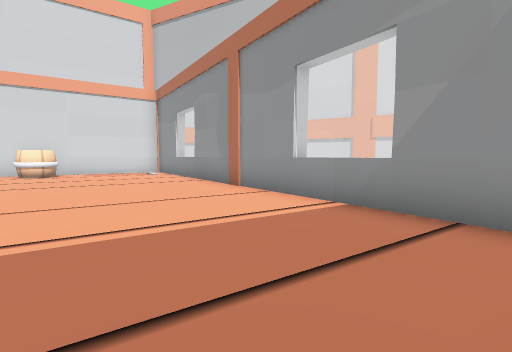
View 1 (above)

14 first-person views from a walk through a Unity game level. The camera is 1.5 m above the floor, tilts 4° down and sees 85° across. The floor is counted in squares, 2 m on a side. Each view is taken from the middle of a square. On the plan, view 1 faces up. The plan holds only what a view shows up to about 10 squares ahead; the rest is blank. The place goes on beyond the plan. The player is left out. Some animated figures are not drawn.

View 2
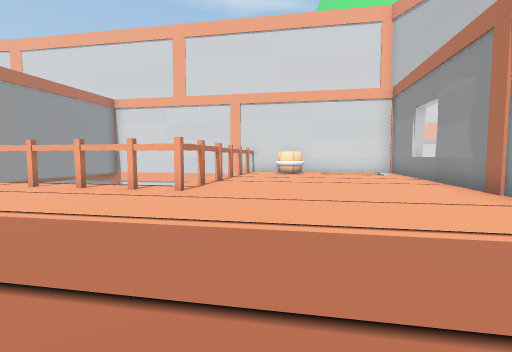

View 3
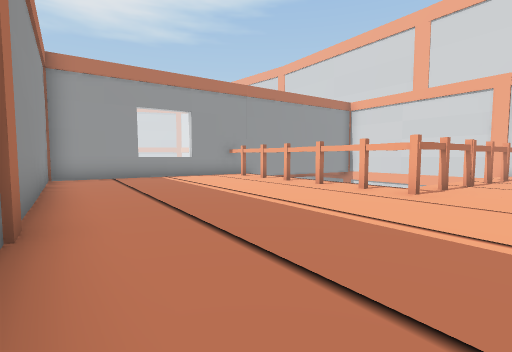

View 4
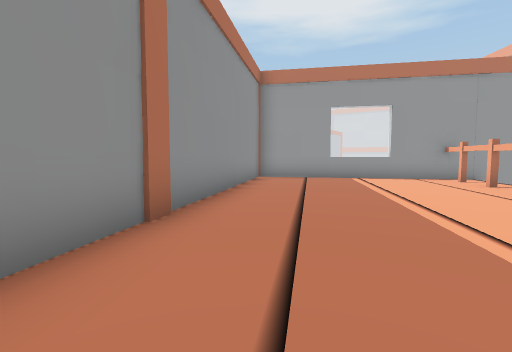

View 5
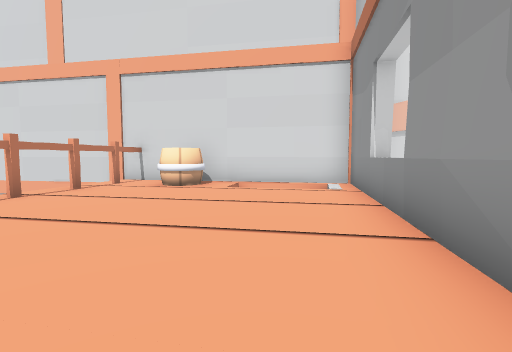

View 6
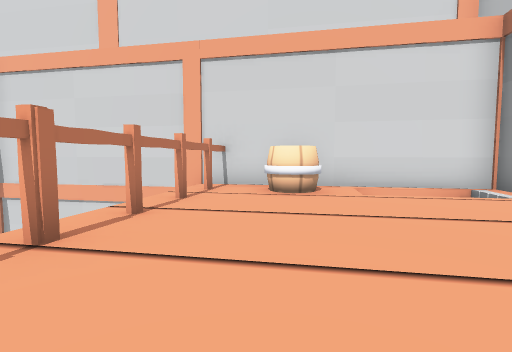

View 7
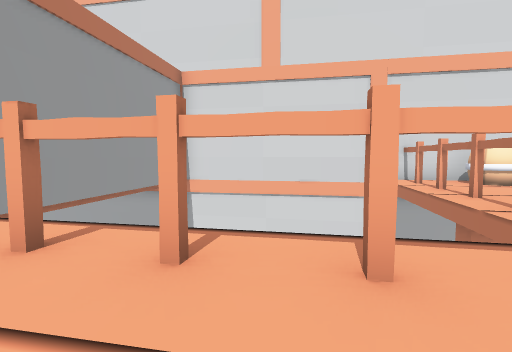

View 8
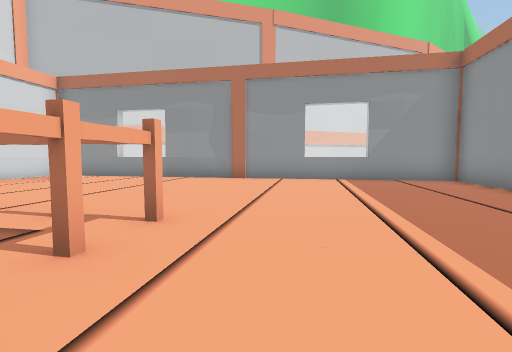

View 9
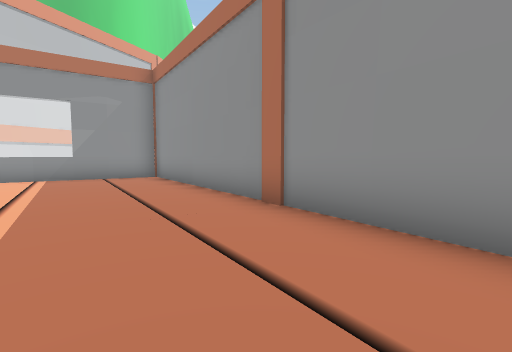

View 10
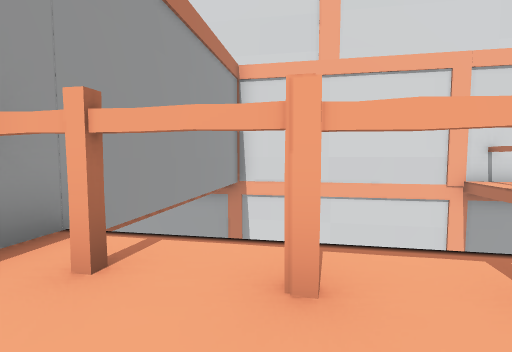

View 11
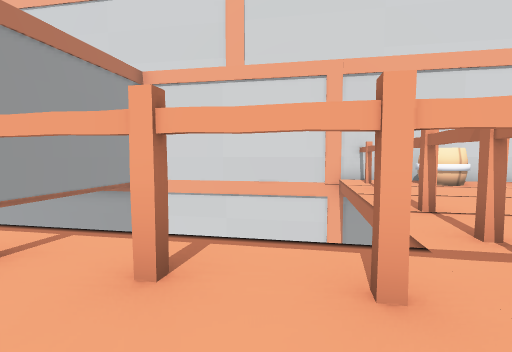

View 12
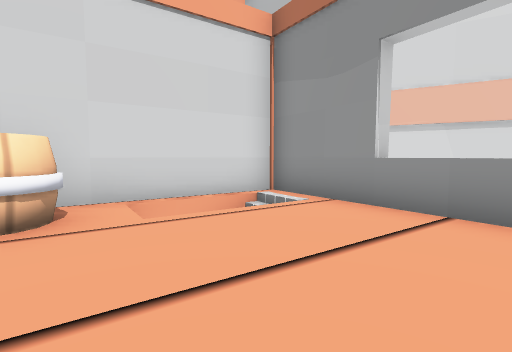

View 13
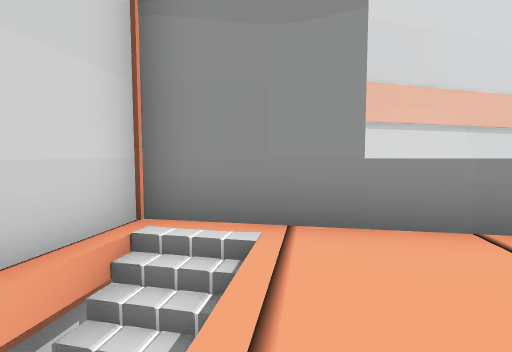

View 14
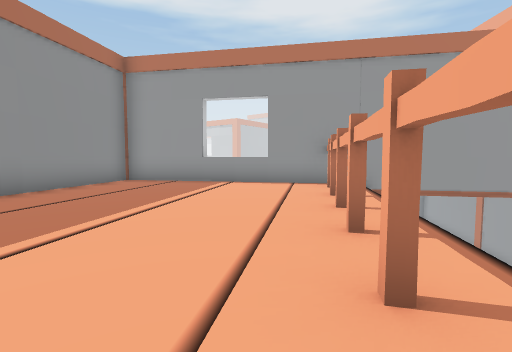

### Floor plan
Key: @ floor where view 1 was taken; # wall or solid block; . floor; = window, fence, low wall or low ledge; v drop or lower ground; B barrel; O other object.
Columns run from 14 left of view 1 to 5 right of it. Each row starts with its distance up from view 1.
 14           #
 13         ######
 12        ##=## v##
 11      ##  ..=v  v#v
 10    ###BB....=    v#v
  9  ###v#......##
  8 ##v v........#
  7 #v   v........#
  6      vv........
  5       v#.......
  4        vO.......=
  3 v     v.#........#
  2 #   vv#..........#
  1 #v vv#..........##
  0 ##v.#.........@#v
 -1   O..........##
 -2   #.........#v
 -3    =......##
 -4    #=....##
 -5     ##..#
 -6      ###

Where each view was taken, in squares from view 1:
view 1: 0 up, 0 right, facing up
view 2: 0 up, 0 right, facing up-left
view 3: 0 up, 0 right, facing left
view 4: 1 up, 1 left, facing down-left
view 5: 6 up, 1 left, facing up-left
view 6: 5 up, 4 left, facing up-left
view 7: 0 up, 7 left, facing up-left
view 8: 0 up, 7 left, facing up-right
view 9: 2 down, 7 left, facing right
view 10: 1 down, 9 left, facing up-left
view 11: 1 up, 6 left, facing up-left
view 12: 7 up, 5 left, facing up
view 13: 10 up, 6 left, facing up-right
view 14: 3 up, 5 left, facing down-left
